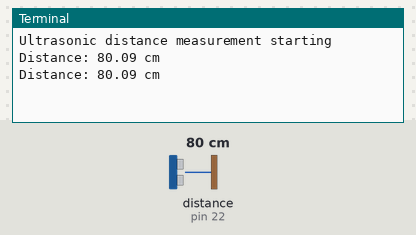
The program below on a simulated Orange Pi (header pin numbers). Shown: the last lines printed to the terminal. The test bench sets the inputs (shaded band); at power-on: distance to the obstacle (sensor on pin 22) 80 cm. The echo pulse lasts 58.3 µs per cm; the clock reads 2024-03-15 10:24:30 at power-on unless the program sets it.

Above: at 1.2 s.
1.3 s: distance to the obstacle (sensor on pin 22) set to 2 cm
At 2.6 s:
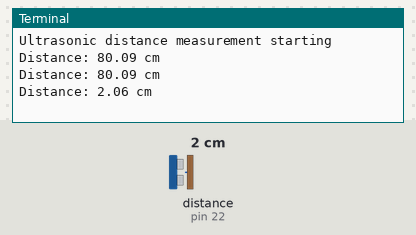
2.8 s: distance to the obstacle (sensor on pin 22) set to 4 cm
At 3.6 s:
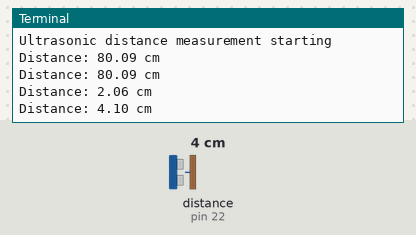
Timing chart, 0 to 5.8 s (numbered marks = the images above; inputs shaded):
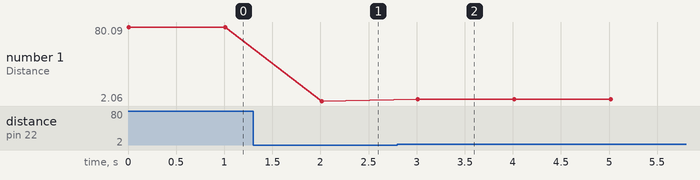

The program:

test.py
```python
import OPi.GPIO as GPIO
import time

# Standalone ultrasonic sensor test using the OPi.GPIO library.
# Uses physical (BOARD) pin numbering.
TRIG = 18
ECHO = 22

GPIO.setmode(GPIO.BOARD)
GPIO.setup(TRIG, GPIO.OUT)
GPIO.setup(ECHO, GPIO.IN)

print("Ultrasonic distance measurement starting")

try:
    while True:
        # Generate a short trigger pulse: LOW -> HIGH (10 µs) -> LOW
        GPIO.output(TRIG, GPIO.LOW)
        time.sleep(0.0002)
        GPIO.output(TRIG, GPIO.HIGH)
        time.sleep(0.00001)
        GPIO.output(TRIG, GPIO.LOW)

        # Measure the duration of the echo pulse
        while GPIO.input(ECHO) == GPIO.LOW:
            pulse_start = time.time()

        while GPIO.input(ECHO) == GPIO.HIGH:
            pulse_end = time.time()

        pulse_duration = pulse_end - pulse_start
        distance = pulse_duration * 34300 / 2  # Round-trip time -> cm

        print(f"Distance: {distance:.2f} cm")
        time.sleep(1)

except KeyboardInterrupt:
    print("\nMeasurement stopped")
    GPIO.cleanup()
```

Measured:
- after the input at 1.3 s, the terminal: prints a new line after 0.71 s (image 1)
- after the input at 2.8 s, the terminal: prints a new line after 0.21 s (image 2)
- plotted number 1: 80.09 → 2.06 after the input at 1.3 s, 2.06 → 4.1 after the input at 2.8 s
